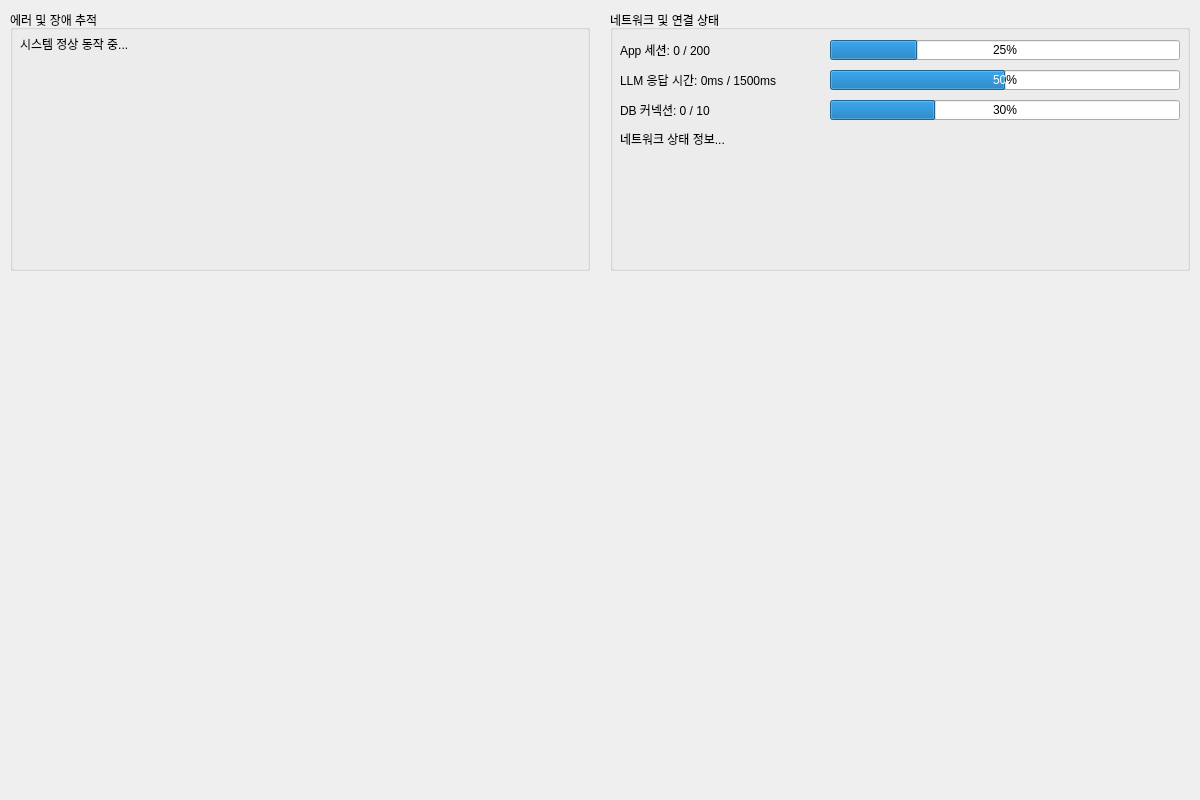
<?xml version="1.0" encoding="UTF-8"?>
<ui version="4.0">
 <class>SystemDiagnosticsTab</class>
 <widget class="QWidget" name="SystemDiagnosticsTab">
  <property name="geometry">
   <rect>
    <x>0</x>
    <y>0</y>
    <width>1200</width>
    <height>800</height>
   </rect>
  </property>
  <property name="minimumSize">
   <size>
    <width>1200</width>
    <height>800</height>
   </size>
  </property>
  <widget class="QGroupBox" name="error_group">
   <property name="geometry">
    <rect>
     <x>10</x>
     <y>10</y>
     <width>580</width>
     <height>261</height>
    </rect>
   </property>
   <property name="title">
    <string>에러 및 장애 추적</string>
   </property>
   <widget class="QLabel" name="error_label">
    <property name="geometry">
     <rect>
      <x>10</x>
      <y>25</y>
      <width>560</width>
      <height>221</height>
     </rect>
    </property>
    <property name="text">
     <string>시스템 정상 동작 중...</string>
    </property>
    <property name="alignment">
     <set>Qt::AlignLeading|Qt::AlignLeft|Qt::AlignTop</set>
    </property>
    <property name="wordWrap">
     <bool>true</bool>
    </property>
   </widget>
  </widget>
  <widget class="QGroupBox" name="network_group">
   <property name="geometry">
    <rect>
     <x>610</x>
     <y>10</y>
     <width>580</width>
     <height>261</height>
    </rect>
   </property>
   <property name="title">
    <string>네트워크 및 연결 상태</string>
   </property>
   <widget class="QLabel" name="app_sessions_label">
    <property name="geometry">
     <rect>
      <x>10</x>
      <y>30</y>
      <width>200</width>
      <height>20</height>
     </rect>
    </property>
    <property name="text">
     <string>App 세션: 0 / 200</string>
    </property>
   </widget>
   <widget class="QProgressBar" name="app_sessions_progress">
    <property name="geometry">
     <rect>
      <x>220</x>
      <y>30</y>
      <width>350</width>
      <height>20</height>
     </rect>
    </property>
    <property name="value">
     <number>25</number>
    </property>
   </widget>
   <widget class="QLabel" name="llm_response_label">
    <property name="geometry">
     <rect>
      <x>10</x>
      <y>60</y>
      <width>200</width>
      <height>20</height>
     </rect>
    </property>
    <property name="text">
     <string>LLM 응답 시간: 0ms / 1500ms</string>
    </property>
   </widget>
   <widget class="QProgressBar" name="llm_response_progress">
    <property name="geometry">
     <rect>
      <x>220</x>
      <y>60</y>
      <width>350</width>
      <height>20</height>
     </rect>
    </property>
    <property name="value">
     <number>50</number>
    </property>
   </widget>
   <widget class="QLabel" name="db_connections_label">
    <property name="geometry">
     <rect>
      <x>10</x>
      <y>90</y>
      <width>200</width>
      <height>20</height>
     </rect>
    </property>
    <property name="text">
     <string>DB 커넥션: 0 / 10</string>
    </property>
   </widget>
   <widget class="QProgressBar" name="db_connections_progress">
    <property name="geometry">
     <rect>
      <x>220</x>
      <y>90</y>
      <width>350</width>
      <height>20</height>
     </rect>
    </property>
    <property name="value">
     <number>30</number>
    </property>
   </widget>
   <widget class="QLabel" name="network_details_label">
    <property name="geometry">
     <rect>
      <x>10</x>
      <y>120</y>
      <width>560</width>
      <height>131</height>
     </rect>
    </property>
    <property name="text">
     <string>네트워크 상태 정보...</string>
    </property>
    <property name="alignment">
     <set>Qt::AlignLeading|Qt::AlignLeft|Qt::AlignTop</set>
    </property>
    <property name="wordWrap">
     <bool>true</bool>
    </property>
   </widget>
  </widget>
 </widget>
 <resources/>
 <connections/>
</ui>
